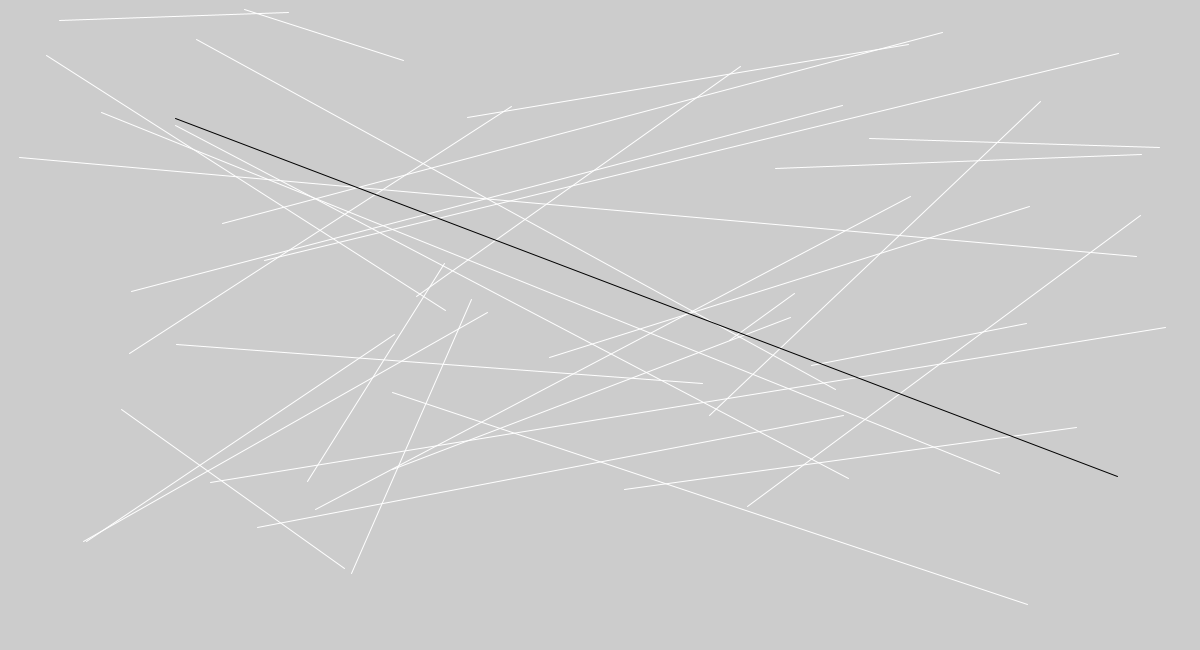
Frame 1 (no input)
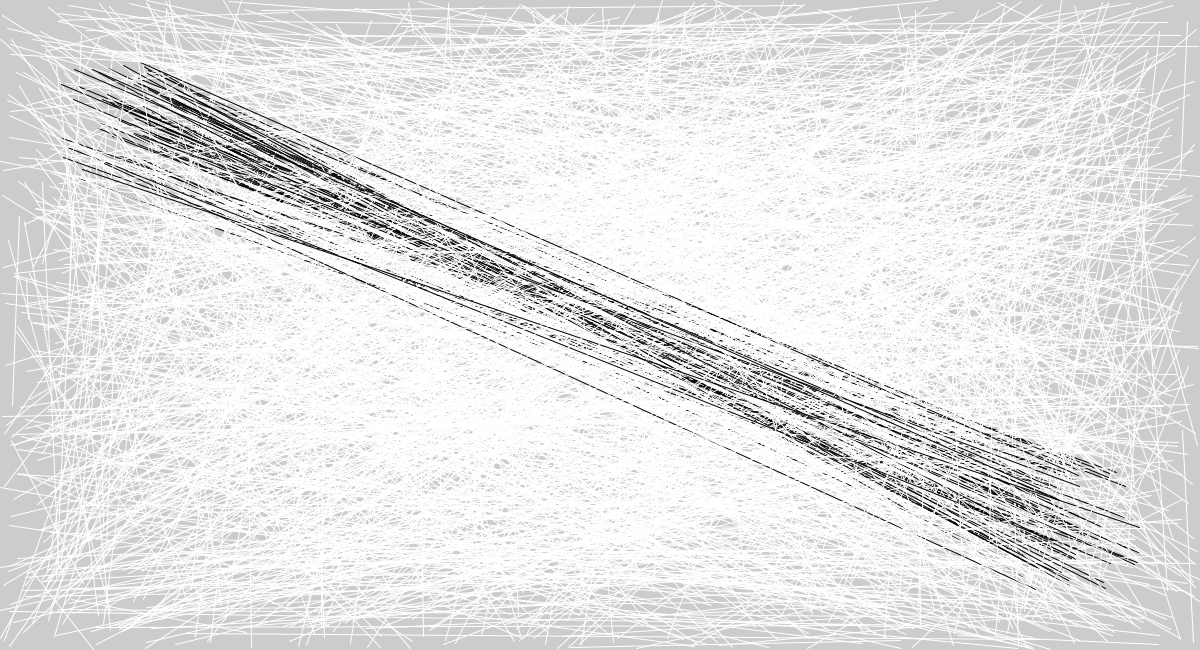
Frame 60 (the mouse pressed at the canvas centre just before this capture)
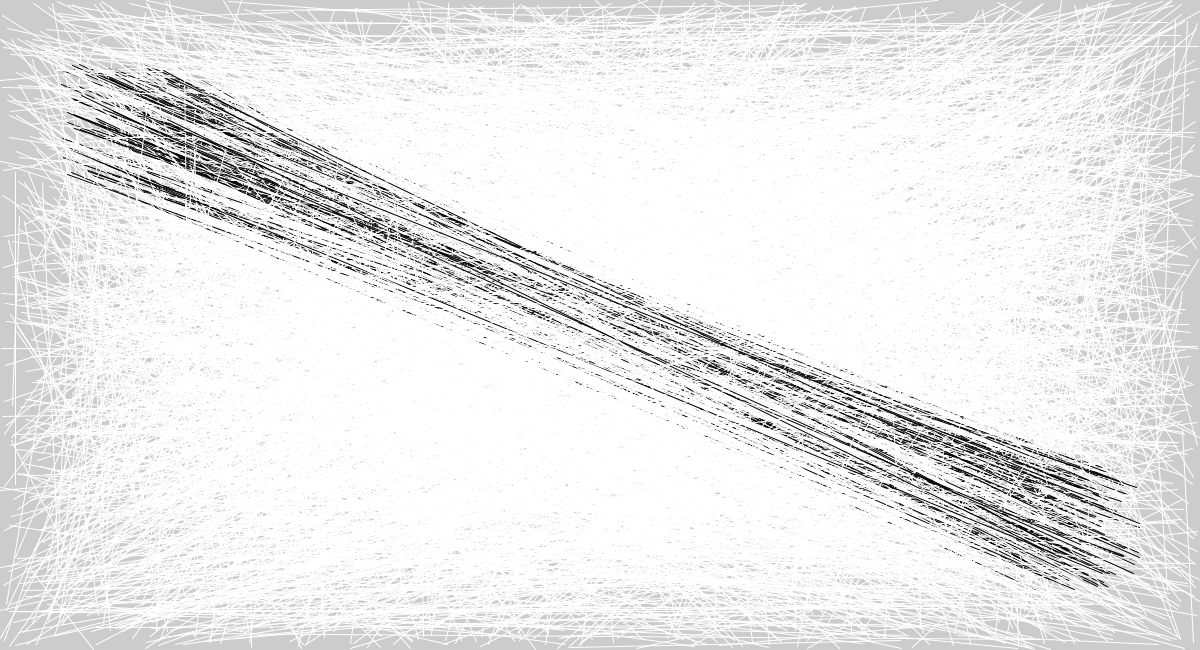
Frame 120 (the mouse held since frame 60 and released just before this capture)

The Processing sketch that drew these frames (run headless with seeded random() and noise(); from frame 60 on, the mouse is pressed at the canvas centre):

// Processing sketch: Intro2Proc
// ── Intro2Proc.pde
final int ECHO = 20;
final int STROKE = 1;
final int RAND = 60;
final float SPEED = .1f;
final int ECHO_MODE = 2;
final int BORDER = 100;
final int BD = RAND;
final boolean NOISE = false;

void setup() {
    size(1200, 650);
}

float x = 0;
float y = 0;
int border_i = BORDER;
boolean done_border = false;
void draw() {
    if (!done_border && border_i >= 1) {
        border_i --;
        if (border_i == 0) {
            done_border = true;
            println("border done");
        }
    }
    clsWithEcho();
    stroke(0);
    int x1 = RAND * 2;
    int y1 = x1;
    int x2 = width - x1;
    int y2 = height - y1;
    for (int i = 0; i < STROKE; i ++) {
        x += SPEED; y += SPEED;
        line(x1 + myRandom(true), y1 - myRandom(true), x2 + myRandom(false), y2 - myRandom(false));
    }
}

int myRandom(boolean flag) {
    if (NOISE) {
        if (flag) {
            return int(noise(x, 0) * RAND * 2) - RAND;
        } else {
            return int(noise(0, y) * RAND * 2) - RAND;
        }
    } else {
        return int(random(-RAND, RAND));
    }
}

int echoPhase = 0;
void clsWithEcho() {
    stroke(255);
    if (ECHO_MODE == 0) {
        int times = int(height / ECHO);
        int r;
        for (int i = 0; i < times; i ++) {
            r = int(random(height));
            line(0, r, width, r);
        }
    } else if (ECHO_MODE == 1) {
        echoPhase ++;
        if (echoPhase > ECHO) {
            echoPhase = 0;
        }
        for (int i = echoPhase; i < height; i += ECHO) {
            line(0, i, width, i);
        }
    } else if (ECHO_MODE == 2) {
        int times = int(height / ECHO);
        if (done_border) {
            for (int i = 0; i < times; i ++) {
                line(BD + int(random(width - 2*BD)), BD + int(random(height - 2*BD)), BD + int(random(width - 2*BD)), BD + int(random(height - 2*BD)));
            }
        } else {
            for (int i = 0; i < times; i ++) {
                line(int(random(width)), int(random(height)), int(random(width)), int(random(height)));
            }
        }
    }
}
